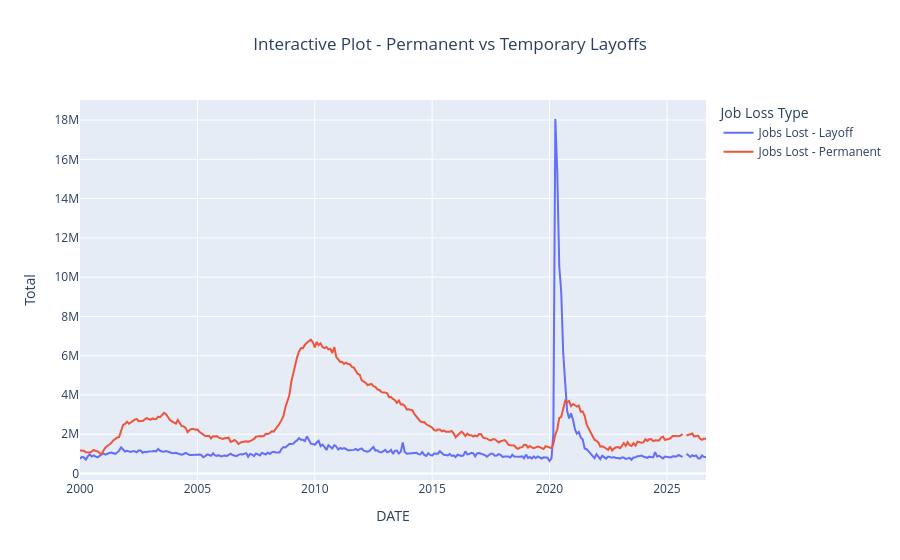

The cell this chart's notebook holds for it:
### Code cell
# e. create employment interactive visualization
import plotly.express as px

# set line() function parameters
fig = px.line(df, y=['Jobs Lost - Layoff',
                     'Jobs Lost - Permanent'],
              title='Interactive Plot - Permanent vs Temporary Layoffs',
              labels={'value':'Total',
                      'variable':'Job Loss Type'})

# center title, and make single hover label appear for each point per trace as cursor ('x unified')
fig.update_layout(title_x=0.5, hovermode='x unified')
fig.show()

### Figure 1 — Plotly figure (JSON) as saved in the notebook; plotly's stock layout.template omitted (floating-point values rounded to 4 significant figures; data arrays with more than 128 entries replaced by an {"elided": "..."} marker saying what was removed)
{"data": [{"hovertemplate": "Job Loss Type=Jobs Lost - Layoff<br>DATE=%{x}<br>Total=%{y}<extra></extra>", "legendgroup": "Jobs Lost - Layoff", "line": {"color": "#636efa", "dash": "solid"}, "marker": {"symbol": "circle"}, "mode": "lines", "name": "Jobs Lost - Layoff", "orientation": "v", "showlegend": true, "type": "scatter", "x": {"elided": "321 str values"}, "xaxis": "x", "y": {"elided": "321 float values"}, "yaxis": "y"}, {"hovertemplate": "Job Loss Type=Jobs Lost - Permanent<br>DATE=%{x}<br>Total=%{y}<extra></extra>", "legendgroup": "Jobs Lost - Permanent", "line": {"color": "#EF553B", "dash": "solid"}, "marker": {"symbol": "circle"}, "mode": "lines", "name": "Jobs Lost - Permanent", "orientation": "v", "showlegend": true, "type": "scatter", "x": {"elided": "321 str values"}, "xaxis": "x", "y": {"elided": "321 float values"}, "yaxis": "y"}], "layout": {"hovermode": "x unified", "legend": {"title": {"text": "Job Loss Type"}, "tracegroupgap": 0}, "title": {"text": "Interactive Plot - Permanent vs Temporary Layoffs", "x": 0.5}, "xaxis": {"anchor": "y", "domain": [0, 1], "title": {"text": "DATE"}}, "yaxis": {"anchor": "x", "domain": [0, 1], "title": {"text": "Total"}}}}
